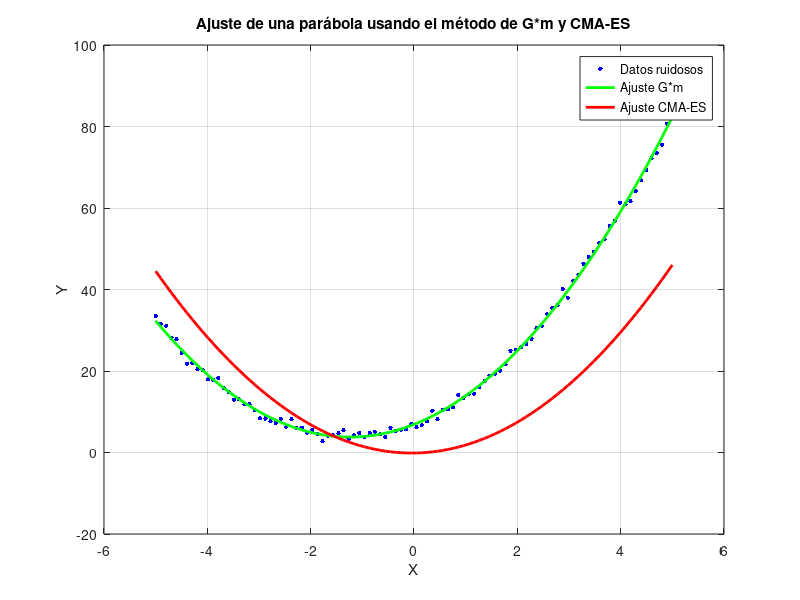

The MATLAB source for this figure:
% Generar datos aleatorios que sigan una parábola con ruido
a_true = 2; % Coeficiente cuadrático verdadero
b_true = 5; % Coeficiente lineal verdadero
c_true = 7; % Intersección en y verdadera
sigma_ruido = 1; % Desviación estándar del ruido
num_datos = 100; % Número de datos

x = linspace(-5, 5, num_datos)';
G = [ones(num_datos, 1) x x.^2];
m = [c_true; b_true; a_true];
y_verdadero = G * m;
y_ruidoso = y_verdadero + sigma_ruido * randn(size(x));

% Método G*m
funcion_objetivo_Gm = @(params) sum((G * params - y_ruidoso) .^ 2);
m_invertido = G \ y_ruidoso;
residuo_Gm = funcion_objetivo_Gm(m_invertido);

% Resultados del método G*m
fprintf('Método G*m - Mejor Solución (a, b, c): (%f, %f, %f)\n', m_invertido(3), m_invertido(2), m_invertido(1));
fprintf('Método G*m - Residuo: %f\n', residuo_Gm);

% CMA-ES
dimension = 3; % Número de parámetros: coeficientes cuadrático, lineal y la ordenada al origen
sigma = 0.5;
tamano_poblacion = 500;
max_iter = 1000;
umbral_parada = 1e-10;

media = randn(1, dimension); % Podríamos inicializar en m_invertido'
covarianza = eye(dimension) * sigma;

soluciones = [];
mejor_aptitud = inf;

for i = 1:max_iter
    poblacion = mvnrnd(media, covarianza, tamano_poblacion);
    aptitudes = zeros(1, tamano_poblacion);
    for j = 1:tamano_poblacion
        aptitudes(j) = funcion_objetivo_Gm(poblacion(j, :)');
    end
    
    [aptitudes, indices_ordenados] = sort(aptitudes);
    poblacion = poblacion(indices_ordenados, :);
    
    if aptitudes(1) < mejor_aptitud
        mejor_solucion = poblacion(1, :);
        mejor_aptitud = aptitudes(1);
    end
    
    % Guardamos la solución para visualizar la trayectoria
    soluciones = [soluciones; mejor_solucion];
    
    if max(abs(poblacion - media)) < umbral_parada
        break;
    end
    
    % Actualizar media
    media = mean(poblacion);
    
    % Actualizar covarianza
    covarianza = cov(poblacion);
    
    % Actualizar sigma
    sigma = sigma * exp(0.05 * (norm(media) / sqrt(dimension) - 1));
end

% Resultados del método CMA-ES
fprintf('CMA-ES - Mejor Solución (a, b, c): (%f, %f, %f)\n', mejor_solucion(3), mejor_solucion(2), mejor_solucion(1));
fprintf('CMA-ES - Mejor Aptitud: %f\n', mejor_aptitud);

% Visualización
figure;
plot(x, y_ruidoso, 'b.', 'MarkerSize', 10); hold on;
plot(x, G * m_invertido, 'g-', 'LineWidth', 2); % Línea ajustada por G*m
plot(x, G * mejor_solucion', 'r-', 'LineWidth', 2); % Línea ajustada por CMA-ES
xlabel('X');
ylabel('Y');
title('Ajuste de una parábola usando el método de G*m y CMA-ES');
legend('Datos ruidosos', 'Ajuste G*m', 'Ajuste CMA-ES');
grid on;